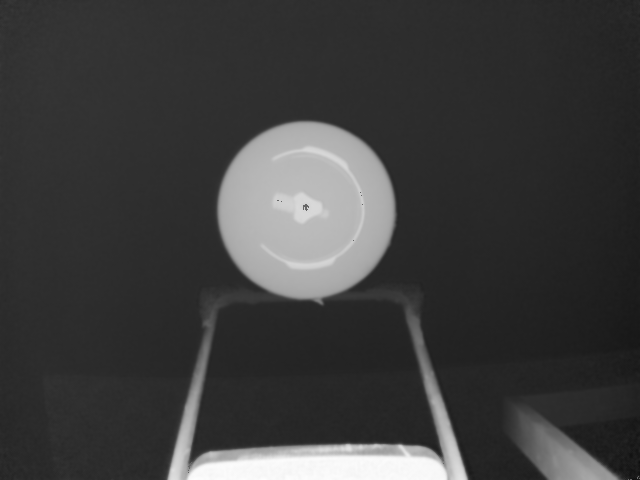
#> input picture src/2d.png, 640 x 480 px
$ python segmetar.py
#> lines starting #> are read from the running program, lines starting #| are printed output that depends on the picture; after the words box and inside, x2 and y2 are one past the last pixel; in counts of white or black regions, pixels touching at a corner belong together
#> further down, img is the input picture: shape (480, 640); min 14, max 254, mean 60.9
import numpy as np
import cv2


def maskFromImage(image, threshold):
#> called with threshold = 0
    ret, thresh = cv2.threshold(image, threshold, 255, cv2.THRESH_BINARY + cv2.THRESH_OTSU)
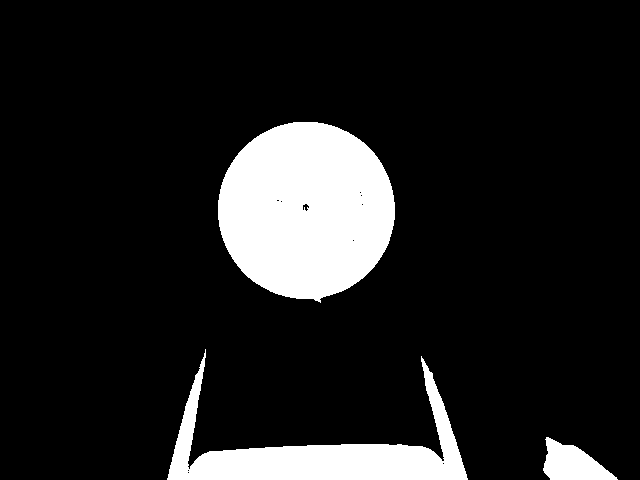
#> thresh: shape (480, 640); 12.4% white; 3 white regions, box (x1, y1, x2, y2) and area: (218, 122, 395, 303) 24625, (167, 349, 468, 480) 11511, (543, 437, 618, 480) 1883
#> ret = 114
    mask = thresh < 200
#> mask: shape (480, 640) bool; 87.6% white; 3 black regions
    return mask.flatten(), thresh

img = cv2.imread('2d.png', 0)
_, i = maskFromImage(img, 0)

cv2.imshow('imagef', i)

cn, _ = cv2.findContours(i, cv2.RETR_TREE,cv2.CHAIN_APPROX_SIMPLE)
#> cn = 13 contours, 9 with area under 20; largest, box (x1, y1, x2, y2) and area: (218, 122, 395, 303) 24404, (167, 349, 468, 480) 10994, (543, 437, 618, 480) 1792, (302, 203, 310, 212) 37

for c in cn:
    a = cv2.contourArea(c)
    print('area: ', a)
    p = cv2.arcLength(c,True)
    ci = p**2/(4*np.pi*a)
    x, y, w, h = cv2.boundingRect(c)
    font = cv2.FONT_HERSHEY_SIMPLEX
    if ci > 1.2:
        #cv2.rectangle(i_c, (x, y), (x+w, y+h), 0,-1)
        i=cv2.putText(i,'R', (int(x+w/3), int(y+h/1.5)), font,.25,0,1)
    else:
        i=cv2.putText(i,'C', (int(x+w/3), int(y+h/1.5)), font,.25,0,1)
#> this loop made 13 passes
#> (c, a, p, ci, x, y, w, h) on passes 3, 4, 5, 7, 8, 10, 12, 13: ([[187, 472], [188, 471], [189, 472], [188, 473]], 2, 5.66, 1.27, 187, 471, 3, 3), ([[187, 470], [188, 469], [189, 470], [188, 471]], 2, 5.66, 1.27, 187, 469, 3, 3), ([[442, 463], [443, 462], [444, 463], [443, 464]], 2, 5.66, 1.27, 442, 462, 3, 3), ([[352, 240], [353, 239], [354, 240], [353, 241]], 2, 5.66, 1.27, 352, 239, 3, 3), ([[361, 204], [362, 203], [363, 204], [362, 205]], 2, 5.66, 1.27, 361, 203, 3, 3), ([[280, 201], [281, 200], [282, 201], [281, 202]], 2, 5.66, 1.27, 280, 200, 3, 3), ([[360, 195], [361, 194], [362, 195], [361, 196]], 2, 5.66, 1.27, 360, 194, 3, 3), ([[359, 192], [360, 191], [361, 192], [360, 193]], 2, 5.66, 1.27, 359, 191, 3, 3)
#> (a, p, ci, x, y, w, h) on passes 1, 2, 6, 9, 11: (1791.5, 204.6, 1.86, 543, 437, 75, 43), (10994.5, 1108.7, 8.9, 167, 349, 301, 131), (24404.5, 590.4, 1.14, 218, 122, 177, 181), (37, 31.8, 2.17, 302, 203, 8, 9), (4, 7.66, 1.17, 276, 199, 4, 3)
#| area:  1791.5
#| area:  10994.5
#| area:  2.0
#| area:  2.0
#| area:  2.0
#| area:  24404.5
#| area:  2.0
#| area:  2.0
#> (further printed lines are left out)
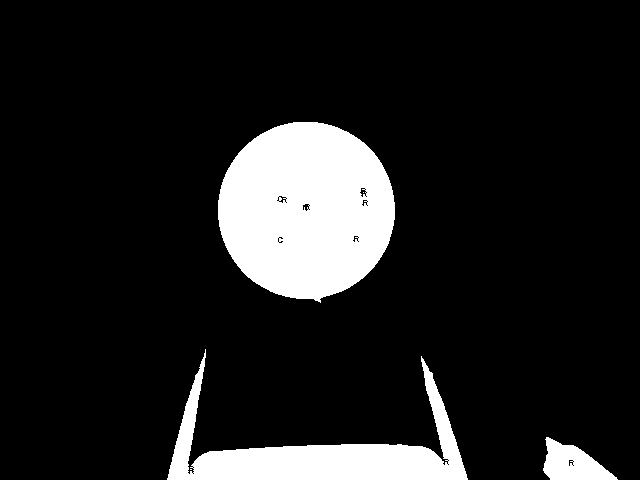
#> i: shape (480, 640); 12.3% white; 5 white regions (2 under 20 px), largest, box (x1, y1, x2, y2) and area: (218, 122, 395, 303) 24517, (167, 349, 468, 480) 11472, (543, 437, 618, 480) 1867
        # cv2.rectangle(i_r, (x, y), (x+w, y+h), 0,-1)

cv2.imshow('image', i)
cv2.waitKey(0)
cv2.destroyAllWindows()
